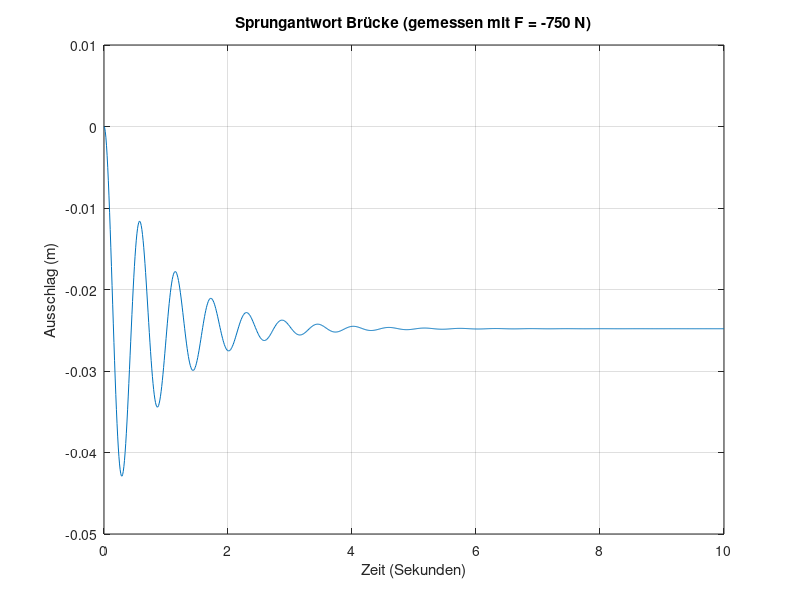
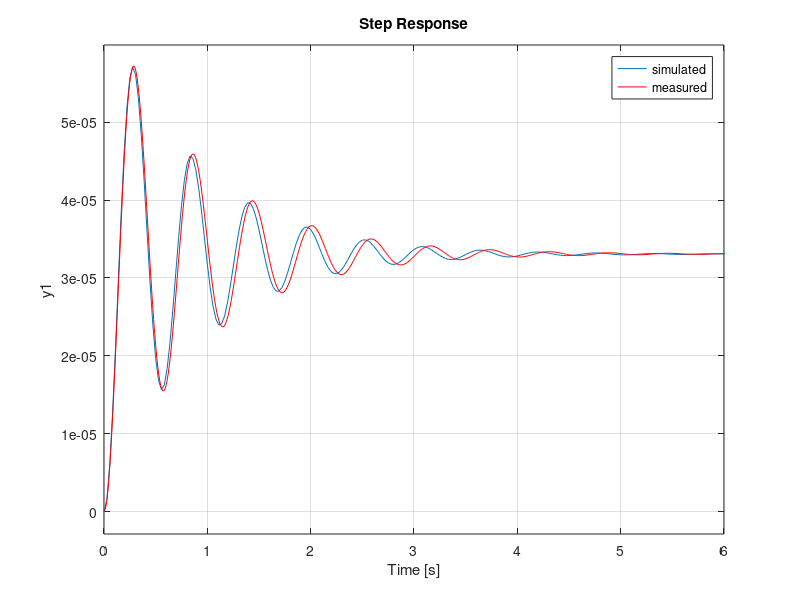
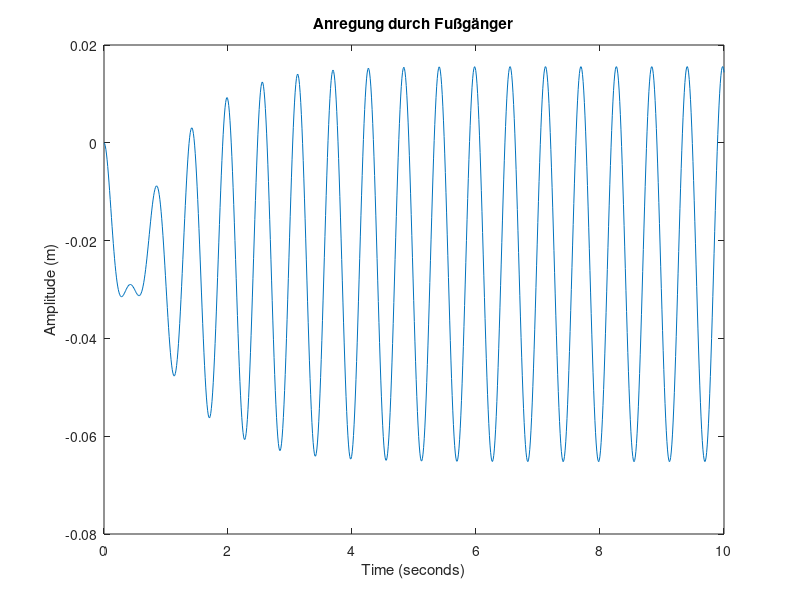

Write the MATLAB code that produced these figures, in order. (Note: this script raises an error after producing the figures.)
%% MSP1 Labortermin 3 und 4 - 14.12.2014

%% Aufgabe 1 - Systemidentifikation
% y(t) ist Springantowrt auf u(t) = u0 * sigma(t)
% u0 = -750 N
clc; clear all; close all;

load('bruecke_sprung.mat', '-mat');
u0 = -750;

plot(t, y);
grid on;
title('Sprungantwort Brücke (gemessen mit F = -750 N)');
xlabel('Zeit (Sekunden)');
ylabel('Ausschlag (m)');

t1 = 0.29;
t2 = 0.57;
t3 = 0.861;
y1 = -0.0430/u0;
y2 = -0.0116/u0;
Kp = -0.0248/u0;

Delta_1 = Kp-y1;
Delta_2 = y2-Kp;

T_e = 2*(t2-t1);
omega_e = pi/(t2-t1);

Theta = log(Delta_1/Delta_2);
d = sqrt(Theta^2 / (Theta^2+pi^2) );

omega_0 = (Theta*2) / (T_e*d);

mB = 1/(omega_0^2*Kp);
rB = 2*d/(omega_0*Kp);
kB = 1/Kp;

% Eigenfrequenz der Brücke: omega_0 = 11,28 Hz
%% Aufgabe 2 - Analyse des Schwingverhaltens
sys_B = tf(1,[mB rB kB]);

%% 2a) Vergleich Theorie - gemessene Werte
figure;
step(sys_B);
hold;
plot(t, y/u0, '-r');
legend('simulated', 'measured');

% Die Parameter des Systems passen mit ausreichender Genauigkeit.

%% 2b) Anregung durch Fußgänger
u0 = -750;
u_A = 250;
f = 1.75;
u = u0 + u_A * sin(2*pi*f*t);

[y_ped t] = lsim(sys_B, u, t);
figure;
plot(t, y_ped);
title('Anregung durch Fußgänger');
xlabel('Time (seconds)');
ylabel('Amplitude (m)');

% Anregung des Systems mit einem Fußgänger:
% Einschwingzeit:  ca. 4,5 Sekunden
% Amplitude:       0,04 m

%% 2c) Amplitudengang

[H_orig, w_out] = freqresp(sys_B);
H = squeeze(H_orig);
Amp = abs(H);
plot(w_out, Amp);
title('Amplitudengang');
xlabel('Frequenz omega');
ylabel('Amplitude (m)');

y_max = 1.643e-4;
y_stat = Kp;

ResFaktor = y_max / y_stat;

% Die Resonanzüberhöhung beträgt ca. 5.

%% 3 - Schwingungstilger

% Parameter der Brücke siehe Aufgabe 1

% 3c) Test des Tilgers
close all;
dT = 0.1;   % in Aufgabe gegeben
mT = 25;    % in Aufgabe gegeben

kT = mT * omega_0^2;
rT = 2*dT*kT/omega_0;

b2 = mT;
b1 = rT;
b0 = kT;
a4 = mT*mB;
a3 = (mT+mB)*rT + mT*rB;
a2 = (mT+mB)*kT + mT*kB + rT*rB;
a1 = kB*rT + kT*rB;
a0 = kT*kB;

sys_ges = tf([b2 b1 b0],[a4 a3 a2 a1 a0]);

% A3c i)
hold on;
[H_orig_ges, w_out_ges] = freqresp(sys_ges);
H_ges = squeeze(H_orig_ges);
Amp_ges = abs(H_ges);
plot(w_out_ges, Amp_ges, '-r');     % System mit Tilger
plot(w_out, Amp);                   % System ohne Tilger
title('Amplitudengang');
xlabel('Frequenz omega');
ylabel('Amplitude (m)');
legend('mit Tilger', 'ohne Tilger');
grid on;
hold off;

% A3c ii)
figure;
pzmap(sys_ges, sys_B);
legend('mit Tilger', 'ohne Tilger');
grid on;

%% A3c iii)

% Sprungantwort Brücke mit/ ohne Tilger
figure;
[y3c_ges,t3c_ges] = step(sys_ges);  % mit Tilger
[y3c_B,t3c_B] = step(sys_B);        % ohne Tilger
plot(t3c_ges, y3c_ges*u0, t3c_B, y3c_B*u0); % skalieren und plotten
legend('mit Tilger', 'ohne Tilger');
title('Sprungantwort Brücke (simuliert mit F = -750 N)');
xlabel('Zeit (Sekunden)');
ylabel('Amplitude (m)');
grid on;

% Bewegung Tilger relativ zur Brücke
figure;
sys_T = tf([rT kT], [mT rT kT]);
[y3c_T,t3c_T] = lsim(sys_T, y3c_ges, t3c_ges);
y3c_Trel = y3c_ges-y3c_T;
plot(t3c_T, y3c_Trel*u0);
xlabel('Zeit (Sekunden)');
ylabel('Abstand zur Brücke rel. zur Ruhelage (m)');
title('Sprungantwort Tilger relativ zu Brücke (simuliert mit F = -750 N)');
grid on;

%% 3d) Tilger optimieren
% Masse mT wird beibehalten, dT und kT sollen so optimiert werden, 
% dass eine minimale Resonanzüberhöhung auftritt.
% Wie groß ist die Eigenfrequenz des Schwingungstilgers? 9.73 Hz

% automatisches Finden der Parameter:
% ----------------------------------

% Werte initialisieren:
Res_last = 100;
w_test = 5:0.1:25;
mT = 25;                % gegebener Wert
dT_s = 0.1;             % Startwert

% kT optimieren:
for kT_s = 2200:0.1:2500  % Bereich zum Finden der optimalen Frequenz

    omega_s = sqrt(kT_s / mT);
    rT_s = 2*dT_s*kT_s/omega_s;

    b2 = mT;
    b1 = rT_s;
    b0 = kT_s;
    a4 = mT*mB;
    a3 = (mT+mB)*rT_s + mT*rB;
    a2 = (mT+mB)*kT_s + mT*kB + rT_s*rB;
    a1 = kB*rT_s + kT_s*rB;
    a0 = kT_s*kB;

    opt_ges = tf([b2 b1 b0],[a4 a3 a2 a1 a0]);

    % Resonanzüberhöhung automatisch bestimmen:
    [H_o, w_o] = freqresp(opt_ges, w_test);
    H_o_x = squeeze(H_o);
    Amp_o = abs(H_o_x);

    y_max_o = max(Amp_o);
    y_step = step(opt_ges);
    y_stat_o = y_step(end);

    Res = y_max_o / y_stat_o;

    % Erneut durchführen während Res sich nach wie vor vermindert
    % den letzten optimalen Wert für Ausgabe sichern
    if Res > Res_last
        break;
    else      
        Res_last = Res;
        kT_opt = kT_s;
        rT_opt = rT_s;
        omega_opt = omega_s;
    end
end


% Werte initialisieren:
Res_last = 100;
w_test = 5:0.1:20;

% dT optimieren
for dT_s = 0.1:0.001:1     % Bereich zum Finden der optimalen Dämpfung
    
    rT_s = 2*dT_s*kT_opt/omega_opt;

    b2 = mT;
    b1 = rT_s;
    b0 = kT_opt;
    a4 = mT*mB;
    a3 = (mT+mB)*rT_s + mT*rB;
    a2 = (mT+mB)*kT_opt + mT*kB + rT_s*rB;
    a1 = kB*rT_s + kT_opt*rB;
    a0 = kT_opt*kB;

    opt_ges = tf([b2 b1 b0],[a4 a3 a2 a1 a0]);

    % Resonanzüberhöhung automatisch bestimmen:
    [H_o, w_o] = freqresp(opt_ges, w_test);
    H_o_x = squeeze(H_o);
    Amp_o = abs(H_o_x);

    y_max_o = max(Amp_o);
    y_step = step(opt_ges);
    y_stat_o = y_step(end);

    Res = y_max_o / y_stat_o;

    % Erneut durchführen während Res sich nach wie vor vermindert
    % den letzten optimalen Wert für Ausgabe sichern
    if Res > (Res_last+0.01)
        break;
    else      
        Res_last = Res;
        rT_opt = rT_s;
        dT_opt = omega_opt*rT_opt/(kT_opt*2);
    end
     
end

% System neuberechnen mit optimierten Werten:
% ---------------------------------------

% für manuelle Selektion:
% dT_s = 0.188;
% rT_opt = 2*dT_s*kT_opt/omega_opt;

b2 = mT;
b1 = rT_opt;
b0 = kT_opt;
a4 = mT*mB;
a3 = (mT+mB)*rT_opt + mT*rB;
a2 = (mT+mB)*kT_opt + mT*kB + rT_opt*rB;
a1 = kB*rT_opt + kT_opt*rB;
a0 = kT_opt*kB;

opt_ges = tf([b2 b1 b0],[a4 a3 a2 a1 a0]);

% Resonanzüberhöhung automatisch bestimmen:
[H_o, w_o] = freqresp(opt_ges);
H_o_x = squeeze(H_o);
Amp_o = abs(H_o_x);

y_max_o = max(Amp_o);
y_step = step(opt_ges);
y_stat_o = y_step(end);

Res = y_max_o / y_stat_o;

plot(w_o, Amp_o);
title('Amplitudengang');
xlabel('Frequenz omega');
ylabel('Amplitude (m)');
ylim([0 1.4e-4]);
grid on;


% Lösungen:
% omega_opt = 9.7334
% kT_opt = 2.3685e+03
% rT_opt = 87.6010
% dT_opt = 0.1800

%% A3d i)
% Sprungantwort Brücke mit/ ohne Tilger
figure;
[y3d_ges,t3d_ges] = step(opt_ges);  % mit Tilger
[y3d_B,t3d_B] = step(sys_B);        % ohne Tilger
plot(t3d_ges, y3d_ges*u0, t3d_B, y3d_B*u0); % skalieren und plotten
legend('mit Tilger', 'ohne Tilger');
xlabel('Zeit (Sekunden)');
ylabel('Amplitude (m)');
title('Sprungantwort Brücke (simuliert mit F = -750 N)');
grid on;

% Bewegung Tilger relativ zur Brücke
figure;
opt_T = tf([rT_opt kT_opt], [mT rT_opt kT_opt]);
[y3d_T,t3d_T] = lsim(opt_T, y3d_ges, t3d_ges);
y3d_Trel = y3d_ges-y3d_T;
plot(t3d_T, y3d_Trel*u0);
xlabel('Zeit (Sekunden)');
ylabel('Abstand zur Brücke rel. zur Ruhelage (m)');
title('Sprungantwort Tilger relativ zu Brücke (simuliert mit F = -750 N)');
grid on;

%% A3d ii)
% Reaktion der Brücke auf den Fußgänger
% - Bewegung der Brücke (mit/ ohne Tilger)
% - Bewegung des Tilgers relativ zur Brücke
% - Wie viel Platz braucht der Tilger?

% Anregung durch Fußgänger:
u0 = -750;
u_A = 250;
f = 1.75;
u = u0 + u_A * sin(2*pi*f*t);

% Amplitude
figure;
[y_ped t] = lsim(sys_B, u, t);
[y_ped_opt t] = lsim(opt_ges, u, t);
plot(t, y_ped, t, y_ped_opt);
title('Anregung durch Fußgänger');
xlabel('Time (seconds)');
ylabel('Amplitude (m)');
legend('ohne Tilger', 'mit optimiertem Tilger');

% Tilger relativ zu Brücke
figure;
opt_T = tf([rT_opt kT_opt], [mT rT_opt kT_opt]);  % optimierter Tilger
[y_ped_opt t] = lsim(opt_ges, u, t);              % Brücke+Tilger
[y3d_T t3d_T] = lsim(opt_T, y_ped_opt, t);  % Tilger: u := Brücke

y3d_Trel = y_ped_opt-y3d_T;
plot(t3d_T, y3d_Trel);
xlabel('Zeit (Sekunden)');
ylabel('Abstand zur Brücke rel. zur Ruhelage (m)');
title('Bewegung Tilger relativ zu Brücke (simuliert mit Fußgänger)');
grid on;


% Platz für Tilger
t_min = min(y3d_Trel);
t_max = max(y3d_Trel);

% Der Tilger benötigt einen Mindestabstand von ca. 5,5 cm zur Brücke.

